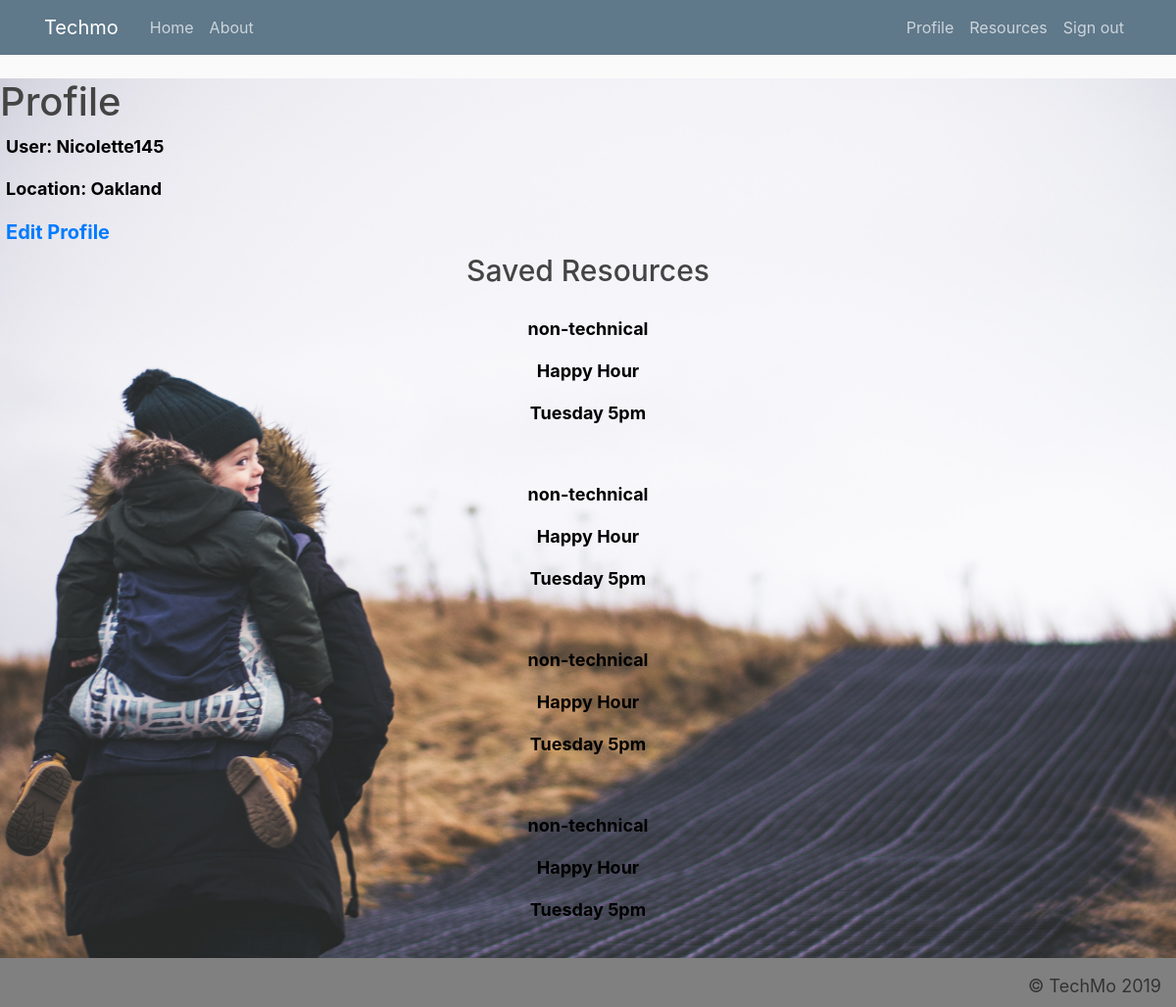
The app's page /profile (signed in) with its own data.
### models.py (models this page shows, shortened)
class User(UserMixin, Model):
    username = CharField(unique=True)
    email = CharField(unique=True)
    password = CharField(max_length=50)
    location = CharField()
    class Meta:
        database = DATABASE
        order_by = ('-username',)

class Resources(Model):
    user = ForeignKeyField(
        model = User,
        backref='resources'
    )
    category = CharField()
    title = CharField()
    content = CharField()
    timestamp = DateTimeField(default=datetime.datetime.now())
    class Meta:
        database = DATABASE
        order_by = ('-timestamp')

### app.py (the view)
@app.route('/profile', methods=['GET', 'POST'])
@login_required
def profile():
    user = g.user._get_current_object()
    savedresources = models.SavedResources.select(models.Resources).join(models.Resources).where(models.SavedResources.user==user.id)
    print(savedresources)
    for s in savedresources:
        print(s.resource.id)
    return render_template('profile.html', user=g.user._get_current_object(), savedresources=savedresources)

### app.py (called while the page is built)
@login_manager.user_loader
def load_user(userid):
    try:
        return models.User.get(models.User.id == userid)
    except models.DoesNotExist:
        return None

@app.before_request
def before_request():
    g.db = models.DATABASE   #CONNECTS TO DB BEFORE EACH REQUEST
    g.db.connect()
    g.user = current_user

@app.after_request
def after_request(response):   #CLOSES THE DB AFTER EACH REQUEST
    g.db.close()
    return response

### templates/profile.html (shortened to what this page needs)
{% extends 'layout.html' %}
{% block content %}
<div class="profile-container">
	<h1>Profile</h1>
		<div class="column">
			<p><span class="title has-text-danger is-bold"><medium>User: {{ user.username }}</medium></span></p>
			<p><span class="location"><medium>Location: {{ user.location }}</medium></span></p>
			<a href="{{ url_for('edit_profile', username=current_user.username) }}" class="button is-dark">Edit Profile</a>
		</div>
						<h2> Saved Resources</h2>
						{% for save in savedresources %}
				<div class="savedresources">
					<p>{{save.resource.category}}</P>
					<p>{{save.resource.title}}</p>
					<P>{{save.resource.content}}</P>
				</div>
				{% endfor %}
			</div>
{% endblock %}

### templates/layout.html (shortened to what this page needs)
<!DOCTYPE html>
<html>
<head>
    <link rel="stylesheet" href="https://maxcdn.bootstrapcdn.com/bootstrap/4.0.0/css/bootstrap.min.css">
    <link rel="stylesheet" type="text/css" href="{{ url_for('static', filename='main.css') }}">
</head>
<body>
    <header class="site-header">
      <nav class="navbar navbar-expand-md navbar-dark bg-steel fixed-top">
        <div class="container">
          <a class="navbar-brand mr-4" href="/">Techmo</a>
          <div class="collapse navbar-collapse" id="navbarToggle">
            <div class="navbar-nav mr-auto">
              <a class="nav-item nav-link" href="{{ url_for('landing') }}">Home</a>
              <a class="nav-item nav-link" href="{{ url_for('about') }}">About</a>
            </div>
            <div class="navbar-nav">
            {% if current_user.is_authenticated %}
              <a class="nav-item nav-link" href="{{ url_for('profile') }}">Profile</a>
              <a class="nav-item nav-link" href="{{ url_for('resource') }}">Resources</a>
              <a class="nav-item nav-link" href="{{ url_for('signout') }}">Sign out</a>
              {% else %}
              <a class="nav-item nav-link" href="{{ url_for('signin') }}">Sign in</a>
              <a class="nav-item nav-link" href="{{ url_for('signup') }}">Sign up</a>
            {% endif %}
            </div>
          </div>
        </div>
      </nav>
    </header>
  <main>
          {% block content %}{% endblock %}
  </main>
<footer class="footer">
    <div class="content ">
      <p class="has-text-right">&copy; TechMo 2019</p>
    </div>
  </footer>
</body>
</html>

### static/main.css (style rules this page uses)
body { background: #fafafa; color: #333333; margin-top: 5rem; }
h1, h2, h3, h4, h5, h6 { color: #444444; }
.bg-steel { background-color: #5f788a; }
.site-header .navbar-nav .nav-link { color: #cbd5db; }
.container { text-align: center; }
p { font-size: 18px; }
.footer { background-color: grey; padding-bottom: 5px; padding-top: 15px; padding-right: 15px; text-align: right; width: 100%; height: 50px; }
.savedresources { text-align: right; }
main { min-height: calc(100vh - 70px); }
.profile-container { background-image: url("../static/aswin-1139736-unsplash.jpg"); background-size: 100%; background-repeat: no-repeat; background-position: center; color: black; font-weight: 700; font-size: 20px; }
h1 { text-align: left; }
h2 { text-align: center; font-size: 30px; }
.column { text-align: left; margin: 6px; }
.savedresources { text-align: center; padding: 20px; }

### records on screen
User: username "Nicolette145", location "Oakland"
Resources: resource.category "non-technical" "non-technical" "non-technical" "non-technical", resource "Happy Hour" "Happy Hour" "Happy Hour" "Happy Hour", resource.content "Tuesday 5pm" "Tuesday 5pm" "Tuesday 5pm" "Tuesday 5pm"
